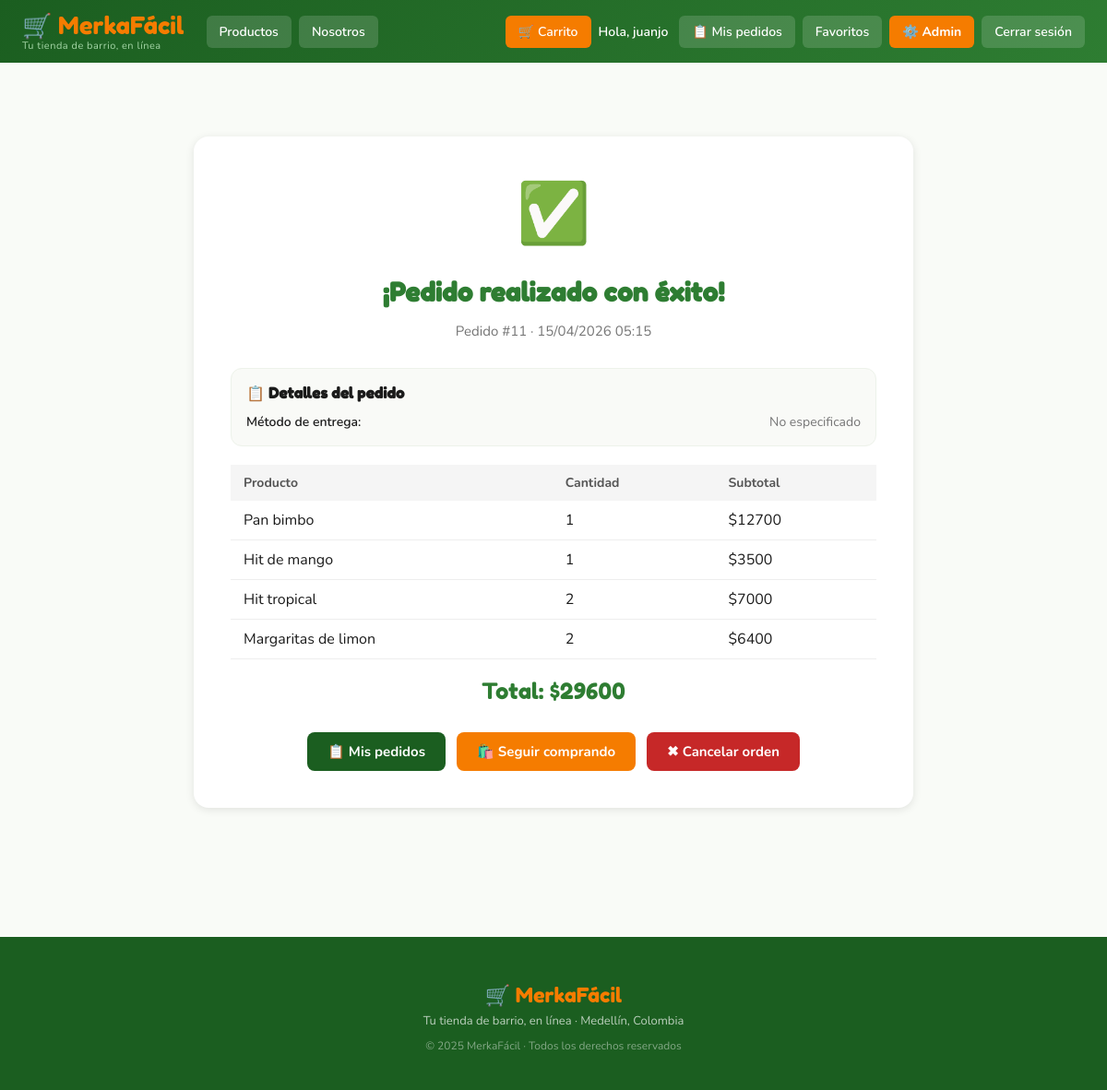
The app's page /cart/confirmation/11/ (signed in) with its own data.
### cart/models.py (models this page shows, shortened)
class Order(models.Model):
    STATUS_CHOICES = [
        ("pending", "Pendiente"),
        ("processing", "En proceso"),
        ("delivered", "Entregado"),
        ("cancelled", "Cancelado"),
    ]
    DELIVERY_CHOICES = [
        ("pickup", "Recoger en la tienda"),
        ("delivery", "Delivery"),
    ]
    PAYMENT_CHOICES = [
        ("cash", "Efectivo"),
        ("card", "Tarjeta"),
    ]
    user = models.ForeignKey(User, on_delete=models.CASCADE, related_name="orders")
    date = models.DateTimeField(auto_now_add=True)
    total = models.DecimalField(max_digits=10, decimal_places=0)
    status = models.CharField(max_length=20, choices=STATUS_CHOICES, default="pending")
    delivery_method = models.CharField(max_length=20, choices=DELIVERY_CHOICES, null=True, blank=True)
    payment_method = models.CharField(max_length=20, choices=PAYMENT_CHOICES, null=True, blank=True)
    class Meta:
        ordering = ["-date"]
        verbose_name = "Pedido"
        verbose_name_plural = "Pedidos"

class OrderItem(models.Model):
    order = models.ForeignKey(Order, on_delete=models.CASCADE, related_name="items")
    product_id = models.IntegerField()
    name = models.CharField(max_length=200)
    price = models.DecimalField(max_digits=10, decimal_places=0)
    quantity = models.IntegerField()
    image = models.CharField(max_length=500, blank=True)
    def subtotal(self):
        return self.price * self.quantity

### cart/views.py (the view)
# urls.py: path("confirmation/<int:order_id>/", views.order_confirmation, name="order_confirmation"),
@login_required
def order_confirmation(request, order_id):
    order = get_object_or_404(Order, id=order_id, user=request.user)
    return render(request, "cart/Confirmation.html", {"order": order})

### cart/cart.py (called while the page is built)
    def total_items(self):
        return sum(item["quantity"] for item in self.cart.values())

### cart/context_processors.py (called while the page is built)
def cart_count(request):
    cart = Cart(request)
    return {'cart_count': cart.total_items()}

### cart/templates/cart/Confirmation.html (shortened to what this page needs)
{% extends "base.html" %}
{% block content %}
<div class="confirmacion-container">
    <div class="icono-ok">✅</div>
    <h2>¡Pedido realizado con éxito!</h2>
    <p class="order-num">Pedido #{{ order.id }} · {{ order.date|date:"d/m/Y H:i" }}</p>
    <div class="info-section">
        <h3>📋 Detalles del pedido</h3>
        <div class="info-row">
            <span class="info-label">Método de entrega:</span>
            <span>
                {% if order.delivery_method == "pickup" %}
                    🏪 Recoger en la tienda
                {% elif order.delivery_method == "delivery" %}
                    🚗 Delivery a domicilio
                {% else %}
                    No especificado
                {% endif %}
            </span>
        </div>
    </div>
    <table>
        <thead>
            <tr>
                <th>Producto</th>
                <th>Cantidad</th>
                <th>Subtotal</th>
            </tr>
        </thead>
        <tbody>
            {% for item in order.items.all %}
            <tr>
                <td>{{ item.name }}</td>
                <td>{{ item.quantity }}</td>
                <td>${{ item.subtotal|floatformat:0 }}</td>
            </tr>
            {% endfor %}
        </tbody>
    </table>
    <div class="total-final">Total: ${{ order.total|floatformat:0 }}</div>
    <div class="acciones">
        <a href="{% url 'my_orders' %}" class="btn-orders">📋 Mis pedidos</a>
        <a href="{% url 'catalog' %}" class="btn-seguir">🛍️ Seguir comprando</a>
        {% if order.status == "pending" %}
        {% url 'cancel_order' order.id as cancel_url %}
        <button
            class="btn-cancelar"
            data-cancel-url="{{ cancel_url }}"
            data-order-id="{{ order.id }}"
            data-order-ts="{{ order.date|date:'U' }}"
            onclick="confirmCancelOrder(this.dataset.cancelUrl, this.dataset.orderId, this.dataset.orderTs)"
        >
            ✖ Cancelar orden
        </button>
        {% endif %}
    </div>
</div>
{% endblock %}

### core/templates/base.html (shortened to what this page needs)
<html lang="es">
<head>
</head>
<body>
    <div class="navbar">
        <a href="/" class="brand-logo">
            <span class="brand-name">🛒 MerkaFácil</span>
            <span class="brand-slogan">Tu tienda de barrio, en línea</span>
        </a>
        <a href="{% url 'catalog' %}"><button>Productos</button></a>
        <a href="{% url 'about' %}"><button>Nosotros</button></a>
        <a href="{% url 'cart' %}" class="carrito-btn">
            <button>🛒 Carrito</button>
        </a>
        {% if user.is_authenticated %}
            <span class="user">Hola, {{ user.username }}</span>
            <a href="{% url 'my_orders' %}"><button>📋 Mis pedidos</button></a>
            <a href="{% url 'my_favorites' %}"><button>Favoritos</button></a>
            {% if user.is_staff %}
                <a href="/admin/"><button class="btn-admin">⚙️ Admin</button></a>
            {% endif %}
            <a href="{% url 'logout' %}" onclick="return confirmAction({ url: this.href, title: '¿Cerrar sesión?', message: '¿Seguro que quieres salir de tu cuenta actual?', confirmText: 'Sí, cerrar sesión', icon: '🚪', mode: 'warning' });">
                <button>Cerrar sesión</button>
            </a>
        {% else %}
            <a href="{% url 'login' %}"><button>Ingresar</button></a>
            <a href="{% url 'signup' %}"><button>Registrarse</button></a>
        {% endif %}
    </div>
    <div class="content">
        {% block content %}{% endblock %}
    </div>
    <footer class="footer">
        <p class="footer-brand">🛒 MerkaFácil</p>
        <p class="footer-sub">Tu tienda de barrio, en línea · Medellín, Colombia</p>
        <p class="footer-copy">© 2025 MerkaFácil · Todos los derechos reservados</p>
    </footer>
</body>
</html>

### core/templates/base.html (style rules this page uses)
:root { --verde-principal: #2E7D32; --verde-oscuro: #1B5E20; --verde-claro: #A5D6A7; --naranja-marca: #F57C00; --fondo-suave: #F9FBF7; --texto-oscuro: #1B1B1B; --gris-medio: #757575; }
body { margin: 0; font-family: 'Nunito', sans-serif; background: var(--fondo-suave); color: var(--texto-oscuro); }
.navbar { background: linear-gradient(135deg, var(--verde-oscuro), var(--verde-principal)); padding: 12px 24px; display: flex; gap: 8px; align-items: center; flex-wrap: wrap; }
.brand-logo { text-decoration: none; margin-right: 16px; line-height: 1.2; }
.brand-logo .brand-name { font-family: 'Fredoka One', cursive; font-size: 26px; color: var(--naranja-marca); display: block; }
.brand-logo .brand-slogan { font-size: 11px; color: var(--verde-claro); letter-spacing: 0.5px; }
.navbar a:not(.brand-logo) { text-decoration: none; }
.navbar button { padding: 8px 14px; border: none; border-radius: 6px; background: rgba(255,255,255,0.15); color: white; font-size: 14px; font-family: 'Nunito', sans-serif; font-weight: 600; cursor: pointer; transition: background 0.2s; }
.carrito-btn { position: relative; display: inline-block; margin-left: auto; }
.carrito-btn button { background: var(--naranja-marca); }
.btn-admin { background: var(--naranja-marca) !important; font-weight: 700 !important; }
.navbar .user { color: white; font-weight: 600; font-size: 14px; margin-right: 4px; }
.content { padding: 40px; }
.footer { background: var(--verde-oscuro); color: white; text-align: center; padding: 28px 24px; margin-top: 60px; }
.footer .footer-brand { font-family: 'Fredoka One', cursive; font-size: 22px; color: var(--naranja-marca); margin-bottom: 6px; }
.footer .footer-sub { font-size: 13px; opacity: 0.7; margin: 0; }
.footer .footer-copy { font-size: 12px; opacity: 0.45; margin-top: 10px; }

### cart/templates/cart/Confirmation.html (style rules this page uses)
.confirmacion-container { max-width: 700px; margin: 40px auto; background: white; border-radius: 16px; padding: 40px; box-shadow: 0 2px 10px rgba(0,0,0,0.1); text-align: center; }
.icono-ok { font-size: 64px; margin-bottom: 12px; }
h2 { font-family: 'Fredoka One', cursive; color: var(--verde-principal); font-size: 28px; margin-bottom: 6px; }
.order-num { color: var(--gris-medio); margin-bottom: 30px; font-size: 15px; }
.info-section { background: #f9faf7; border-radius: 12px; padding: 16px; margin-bottom: 20px; border: 1px solid #edf2ea; text-align: left; }
.info-section h3 { margin: 0 0 12px; font-family: 'Fredoka One', cursive; color: var(--texto-oscuro); font-size: 16px; }
.info-row { display: flex; justify-content: space-between; gap: 16px; margin-bottom: 8px; color: var(--gris-medio); font-size: 14px; }
.info-row:last-child { margin-bottom: 0; }
.info-label { font-weight: 600; color: var(--texto-oscuro); }
table { width: 100%; border-collapse: collapse; text-align: left; margin-bottom: 20px; }
th { background: #f5f5f5; padding: 10px 14px; font-size: 14px; color: #555; }
td { padding: 10px 14px; border-bottom: 1px solid #eee; }
.total-final { font-family: 'Fredoka One', cursive; font-size: 24px; color: var(--verde-principal); margin: 16px 0 30px; }
.acciones { display: flex; gap: 12px; justify-content: center; flex-wrap: wrap; }
.btn-orders, .btn-seguir { color: white; padding: 11px 22px; border-radius: 8px; text-decoration: none; font-family: 'Nunito', sans-serif; font-weight: 700; font-size: 15px; transition: opacity 0.2s; }
.btn-orders { background: var(--verde-oscuro); }
.btn-seguir { background: var(--naranja-marca); }
.btn-cancelar { color: white; padding: 11px 22px; border-radius: 8px; border: none; font-family: 'Nunito', sans-serif; font-weight: 700; font-size: 15px; cursor: pointer; transition: opacity 0.2s; background: #C62828; }

### records on screen
Order: id "11", date "15/04/2026 05:15", total "29600"
OrderItem: name "Pan bimbo", quantity "1", subtotal "12700"
OrderItem: name "Hit de mango", quantity "1", subtotal "3500"
OrderItem: name "Hit tropical", quantity "2", subtotal "7000"
OrderItem: name "Margaritas de limon", quantity "2", subtotal "6400"

### other values on screen
{{ user.username }} "juanjo"
